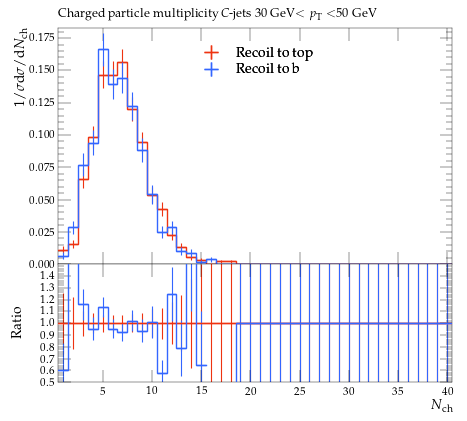

Python code for this plot:
#! /usr/bin/env python

# This Python script was auto-generated using YODA v2.0.2.
# Analysis object: /MC_HFDECAYS/avg_C_jet_ch_mult_30_50
# Timestamp: 31-07-2026 (13:13:52)

import matplotlib as mpl
import matplotlib.pyplot as plt
mpl.use('Agg') # comment out for interactive use
import os
import numpy as np

plotDir = os.path.split(os.path.realpath(__file__))[0]
if 'YODA_USER_PLOT_PATH' in globals():
    plot_outdir = globals()['YODA_USER_PLOT_PATH']
else:
    plot_outdir = plotDir

#plot style
plt.style.use(os.path.join(plotDir, '../default.mplstyle'))
# plot metadata
figW, figH = plt.rcParams['figure.figsize']
ax_xLabel = r'$N_\mathrm{ch}$'
ax_yLabel = r'$1/\sigma \mathrm{d}\sigma/\mathrm{d}N_\mathrm{ch}$'
ax_title  = r'Charged particle multiplicity $C$-jets 30 GeV$<p_\mathrm{T}<$50 GeV'
ax_xScale = 'linear'
ax_yScale = 'linear'
xLims = (0.5, 40.5)
yLims = (0.0, 0.18298577)
xMinorTickMarks = 0

# TeX-friendly labels for the legend
labels = {
    'legend' : ([ r"Recoil to top", r"Recoil to b" ], r""),
}

# Adjust canvas width and height
canvasW = 10.0
canvasH = 9.0
figW *= canvasW/10.
figH *= canvasH/9.

# Create figure and axis objects
fig, (ax, ratio0_ax) = plt.subplots(2, 1, sharex=True,
                  figsize=(figW,figH), gridspec_kw={'height_ratios': (6.0, 3.0)})

# Set figure margins
plt.subplots_adjust(
    left   = 1.0 * plt.rcParams['figure.subplot.left'],
    right  = 1.0 * plt.rcParams['figure.subplot.right'],
    top    = 1.0 * plt.rcParams['figure.subplot.top'],
    bottom = 1.0 * plt.rcParams['figure.subplot.bottom'])

ratio0_ax.yaxis.set_major_locator(mpl.ticker.MultipleLocator(0.1))
ratio0_ax.set_ylim(0.5, 1.4999)
ratio0_ax.set_ylabel('Ratio')
ratio0_ax.xaxis.set_minor_locator(mpl.ticker.NullLocator())

# the numerical data is stored in a separate file
dataf = dict()
prefix = os.path.split(__file__)[0]
if prefix:    prefix = prefix + '/'
exec(open(prefix+'avg_C_jet_ch_mult_30_50__data.py').read(), dataf)


legend_handles = dict() # keep track of handles for the legend

# style options for curves
# starts at zorder>=5 to draw curve on top of legend
styles = {
  'recoil_t': {
    'color' : '#EE3311',
    'linestyle' : '-',
    'linewidth' : 1,
    'marker' : 'none',
    'markersize' : 2,
    'capsize' : 0.0,
    'zorder' : 5,
    'histstyle' : 1,
    'drawstyle' : 'steps-pre',
    'xerrorbars' : 1,
    'yerrorbars' : 1,
    'fillcolor' : None,
    'fillopacity' : 1.0,
    'ratio0_linestyle' : '-',
    'ratio0_linewidth' : 1,
    'ratio0_marker' : 'none',
    'ratio0_markersize' : 2,
    'ratio0_capsize' : 0.0,
    'ratio0_zorder' : 5,
    'ratio0_histstyle' : 1,
    'ratio0_drawstyle' : 'steps-pre',
    'ratio0_xerrorbars' : 1,
    'ratio0_yerrorbars' : 1,
  },
  'recoil_b': {
    'color' : '#3366FF',
    'linestyle' : '-',
    'linewidth' : 1,
    'marker' : 'none',
    'markersize' : 2,
    'capsize' : 0.0,
    'zorder' : 6,
    'histstyle' : 1,
    'drawstyle' : 'steps-pre',
    'xerrorbars' : 1,
    'yerrorbars' : 1,
    'fillcolor' : None,
    'fillopacity' : 1.0,
    'ratio0_linestyle' : '-',
    'ratio0_linewidth' : 1,
    'ratio0_marker' : 'none',
    'ratio0_markersize' : 2,
    'ratio0_capsize' : 0.0,
    'ratio0_zorder' : 6,
    'ratio0_histstyle' : 1,
    'ratio0_drawstyle' : 'steps-pre',
    'ratio0_xerrorbars' : 1,
    'ratio0_yerrorbars' : 1,
  },
}

# curve from input yoda files in main panel
for label, yvals in dataf['yvals'].items():
    if all(np.isnan(v) for v in dataf['yvals'][label]):
        continue
    tmp = None
    if styles[label]['histstyle']: # draw as histogram
        xpos = dataf['xedges'][label] if styles[label]['drawstyle'] else dataf['xpoints'][label]
        ypos = np.insert(yvals, 0, yvals[0]) if styles[label]['drawstyle'] else yvals
        if styles[label]['fillcolor']: # fill area below curve
            ax.fill_between(xpos, ypos, step='pre',
                            color=styles[label]['fillcolor'],
                            alpha=styles[label]['fillopacity'])
        tmp, = ax.plot(xpos, ypos,
                       color=styles[label]['color'],
                       linestyle=styles[label]['linestyle'],
                       linewidth=styles[label]['linewidth'],
                       drawstyle=styles[label]['drawstyle'], solid_joinstyle='miter',
                       zorder=styles[label]['zorder'], label=label)
    tmp = ax.errorbar(dataf['xpoints'][label], yvals,
                      xerr=np.array(dataf['xerrs'][label])*styles[label]['xerrorbars'],
                      yerr=np.array(dataf['yerrs'][label])*styles[label]['yerrorbars'],
                      fmt=styles[label]['marker'], capsize=styles[label]['capsize'],
                      markersize=styles[label]['markersize'],
                      ecolor=styles[label]['color'],
                      color=styles[label]['color'], zorder=styles[label]['zorder'])
    tmp[-1][0].set_linestyle(styles[label]['linestyle'])
    tmp[-1][0].set_linewidth(styles[label]['linewidth'])
    if label in dataf['add_legend_handle']:  legend_handles[label] = tmp
    for varLabel in dataf['variation_yvals'].keys():
        if varLabel.startswith(label):
            tmp, = ax.plot(dataf['xedges'][label], dataf['variation_yvals'][varLabel],
                           color=styles[label]['color'],
                           linestyle=styles[label]['linestyle'],
                           linewidth=styles[label]['linewidth'],
                           drawstyle='steps-pre', solid_joinstyle='miter',
                           zorder=styles[label]['zorder'], alpha=0.5)


# plots on ratio panel
# curve from input yoda files in ratio panel
for label, yvals in dataf['ratio0_yvals'].items():
    if all(np.isnan(v) for v in yvals):
        continue
    if styles[label]['ratio0_histstyle']: # plot as histogram
        xpos = dataf['xedges']['recoil_t'] if styles[label]['ratio0_drawstyle'] else dataf['xpoints']['recoil_t']
        ypos = np.insert(yvals, 0, yvals[0]) if styles[label]['ratio0_drawstyle'] else yvals
        ratio0_ax.plot(xpos, ypos,
                       color=styles[label]['color'],
                       linewidth=styles[label]['linewidth'],
                       linestyle=styles[label]['ratio0_linestyle'],
                       drawstyle=styles[label]['ratio0_drawstyle'], zorder=styles[label]['zorder'],
                       solid_joinstyle='miter')
    tmp = ratio0_ax.errorbar(dataf['xpoints']['recoil_t'], yvals,
                             xerr=np.array(dataf['ref_xerrs'])*styles[label]['ratio0_xerrorbars'],
                             yerr=np.array(dataf['ratio0_yerrs'][label])*styles[label]['ratio0_yerrorbars'],
                             fmt=styles[label]['ratio0_marker'], capsize=styles[label]['ratio0_capsize'],
                             markersize=styles[label]['ratio0_markersize'],
                             ecolor=styles[label]['color'],
                             color=styles[label]['color'])
    tmp[-1][0].set_linestyle(styles[label]['ratio0_linestyle'])
    tmp[-1][0].set_linewidth(styles[label]['ratio0_linewidth'])

    for varlabel in dataf['ratio0_variation_vals'].keys():
        if varlabel.startswith(label):
            ratio0_ax.plot(dataf['xedges']['recoil_t'],
                            dataf['ratio0_variation_vals'][varlabel],
                            color=styles[label]['color'],
                            linestyle=styles[label]['linestyle'],
                            linewidth=styles[label]['linewidth'],
                            drawstyle='steps-pre', solid_joinstyle='miter',
                            zorder=1, alpha=0.5)

legend_items = list(legend_handles.values())
ax.add_artist(ax.legend(legend_items,
                        labels['legend'][0],
                        title=labels['legend'][1],
                        alignment='left',
                        loc='upper center',
                        bbox_to_anchor=(0.5, 0.97)))

# set plot metadata as defined above
ratio0_ax.set_xlabel(ax_xLabel)
ratio0_ax.xaxis.set_label_coords(1., -0.15)
ax.set_ylabel(ax_yLabel, ha='right', va='top')
ax.yaxis.set_label_coords(-0.11, 1.0)
ax.set_title(ax_title, loc='left')
ax.set_xscale(ax_xScale)
ax.set_yscale(ax_yScale)
ax.set_xlim(xLims)
ax.set_ylim(yLims)

# tick formatting
plt.rcParams['xtick.top'] = True
plt.rcParams['ytick.right'] = True
ax.xaxis.set_minor_locator(mpl.ticker.NullLocator())
fig.align_ylabels((ax, ratio0_ax))
plt.savefig(os.path.join(plot_outdir, 'avg_C_jet_ch_mult_30_50.pdf'), format='PDF')
plt.savefig(os.path.join(plot_outdir, 'avg_C_jet_ch_mult_30_50.png'), format='PNG')

plt.close(fig)
